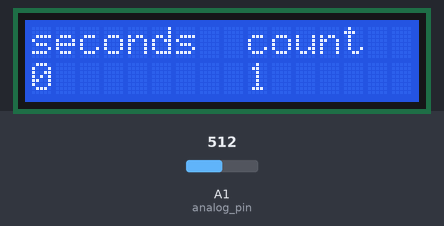
A sketch run on a simulated Arduino Uno, built with avr-gcc and run on an emulated ATmega328P. On the bench: 16×2 character LCD. The test bench sets the inputs (shaded band); at power-on: A1 (analog_pin) = 512. What the sketch prints to the serial monitor is not drawn.

Above: at 0.2 s.
At 5.1 s:
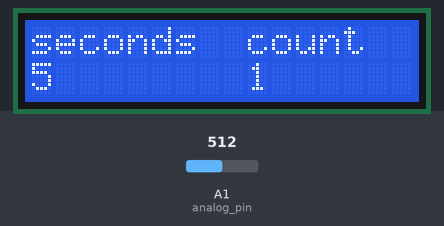
At 10.1 s:
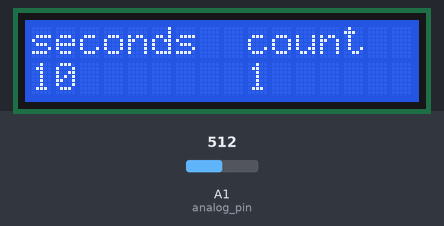
At 19.1 s:
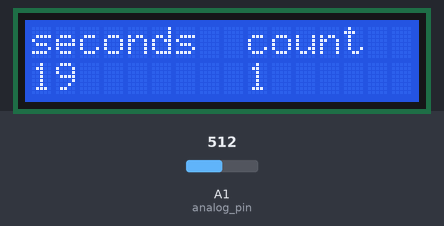
At 29.1 s:
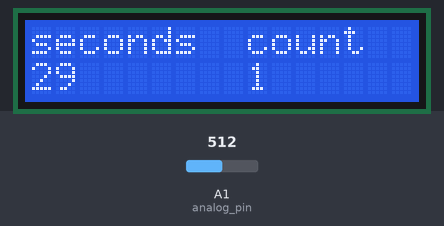
At 39.1 s:
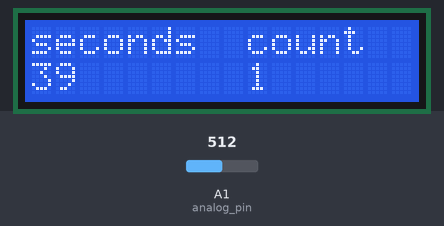

Measured:
- what the display in image 0 shows lasts 0.9 s, from 0.2 s to 1.1 s
- what the display in image 1 shows lasts 1.1 s, from 5.0 s to 6.1 s

The sketch:

lcd_counter.ino
```cpp
//this code displays number seconds and counts when digital pin goes from low to high
#include <LiquidCrystal.h>
// select the pins used on the LCD panel
LiquidCrystal lcd(8, 9, 4, 5, 6, 7);

//int pin_counter_no = 12;
int analog_pin = A1;
int current_count = 0;
int previous_counter_status = LOW;
int current_counter_status = LOW;


void setup()
{
 lcd.begin(16, 2);              // start the library
 lcd.setCursor(0,0);
 lcd.print("seconds  count"); // print a simple message
 lcd.setCursor(9,1);            // move cursor to second line "1" and 9 spaces over
 lcd.print('0');
 pinMode(analog_pin, INPUT);
 Serial.begin(9600);
}

void loop()
{
 lcd.setCursor(0,1);            // move to the begining of the second line
 lcd.print(millis()/1000);      // display seconds elapsed since power-up

 lcd.setCursor(9,1);            // move cursor to second line "1" and 9 spaces over
 delay(100);
 Serial.print("previous_counter_status: ");
 Serial.println(previous_counter_status);
 current_counter_status = analogRead(analog_pin);
//Serial.print("analog read ");
// Serial.println(current_counter_status);
 if (current_counter_status > 500)
  current_counter_status = HIGH;
 else
  current_counter_status = LOW;


  Serial.print("current_counter_status: ");
  Serial.println(current_counter_status);

 if (previous_counter_status == LOW && current_counter_status == HIGH) {
  current_count++;
  Serial.print("*********current count ******* ");
  Serial.println(current_count);
  lcd.print(current_count);
  previous_counter_status = HIGH;
 }
 if (previous_counter_status == HIGH && current_counter_status == LOW) {
  previous_counter_status = LOW;
 }


//if previous_counter_status == HIGH && current_counter_status == HIGH continue with same status
//if previous_counter_status == LOW && current_counter_status == LOW continue with same status


}
```
